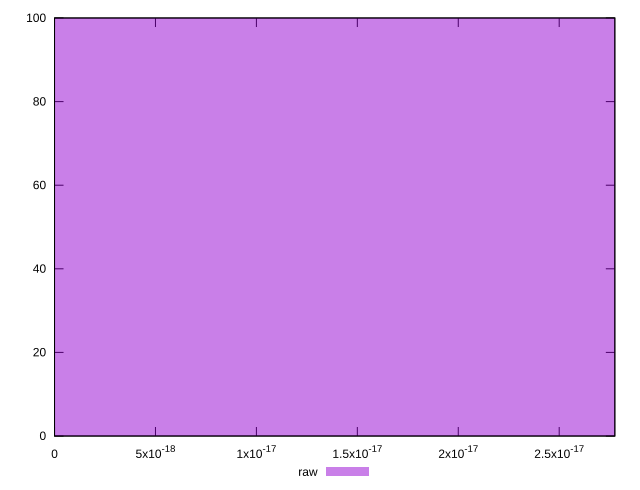

gnuplot code for this plot:
reset

$raw <<EOF
0 100
EOF

set key outside below
set boxwidth 1e-12
set xrange [0:2.7755575615628914e-17]
set yrange [0:100]
set trange [0:100]
set style fill transparent solid 0.5 noborder
set terminal svg size 640, 490 enhanced background rgb 'white'
set output "reprap/meta/score-difference/samples/pages+cached/raw/histogram.svg"

plot $raw title "raw" with boxes

reset
